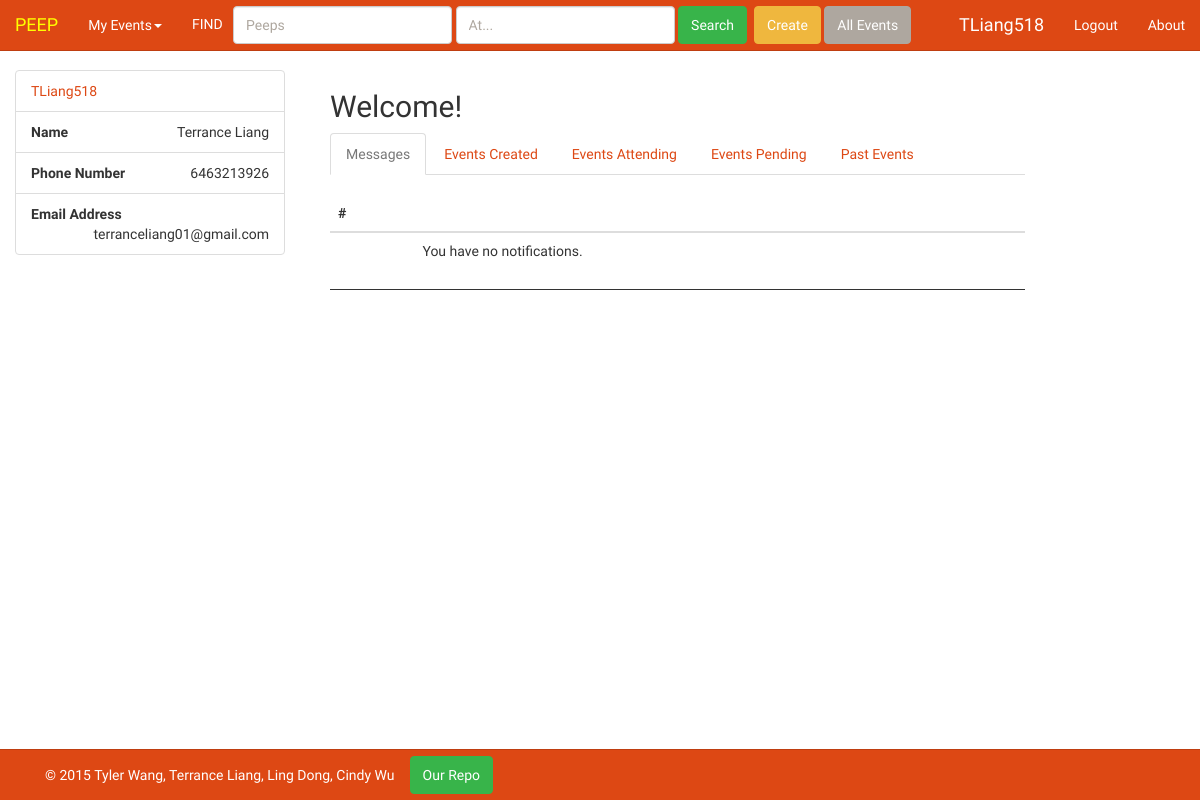
Screenshot of / (signed in) with the database file from the repository.
### tables this page shows
CREATE TABLE uinfo (username text, password text, first text, last text, phone text, email text, facebook text);

### app.py (the view, shortened to what this page needs)
@app.route("/",methods=['GET','POST'])
def home():
    if 'username' in session:
        requests = manager.getRequests(session['username'])
        requests.reverse()
        username = session['username']
        first = manager.getFirst(username)
        last = manager.getLast(username)
        email = manager.getEmail(username)
        phone = manager.getPhone(username)
        events = manager.getEventData()
        created = manager.getCreated(username)
        created.reverse()
        accepted= manager.getAccepted(username)
        accepted.reverse()
        pending=manager.getPending(username)
        pending.reverse()
        pastevents=manager.getAcceptedPast(username)
        pastevents.reverse()
        print pastevents
        return render_template("home.html", session=session, requests=requests, created=created, accepted=accepted, pending=pending, events=events,username=username,first=first,last=last,phone=phone,email=email, pastevents=pastevents)
    return render_template("home.html")

### utils/manager.py (called while the page is built)
def getItem(table,ovalue,oindex,rindex):
    conn = sqlite3.connect("databases/users.db")
    c = conn.cursor()
    command = "select * from '" + table +"'"
    c.execute(command)
    tabledata=c.fetchall()
    for d in tabledata:
        if ovalue==d[oindex]:
            value = d[rindex]
    conn.close()
    return value

def getFirst(n):
    first = getItem("uinfo",n,0,2)
    return first

def getLast(n):
    last = getItem("uinfo",n,0,3)
    return last

def getPhone(n):
    phone = getItem("uinfo",n,0,4)
    return phone

def getEmail(n):
    email = getItem("uinfo",n,0,5)
    return email

def getEventData():
    conn = sqlite3.connect("databases/events.db")
    c = conn.cursor()
    command = "select * from events"
    c.execute(command)
    tabledata=c.fetchall()
    conn.close()
    return tabledata

def getCreated(username):
    conn = sqlite3.connect("databases/events.db")
    c = conn.cursor()
    command = "select * from 'events' where username='"+username+"' AND (status='Ongoing' OR status='Expired')"
    c.execute(command)
    created = c.fetchall()
    conn.commit()
    conn.close()
    return created

def getPending(username):
    conn = sqlite3.connect("databases/requests.db")
    c = conn.cursor()
    command = "select * from 'requests' where sender='"+username+"'"
    c.execute(command)
    pending = c.fetchall()
    conn.commit()
    conn.close()
    return pending

def getRequests(username):
    conn = sqlite3.connect("databases/requests.db")
    c = conn.cursor()
    command = "select * from 'requests' where receiver='"+username+"'"
    c.execute(command)
    tabledata=c.fetchall()
    return tabledata

def getAccepted(username):
    conn = sqlite3.connect("databases/events.db")
    c = conn.cursor()
    command = "CREATE TABLE IF NOT EXISTS '" + username +"' (event)"
    c.execute(command)
    command = "select * from '"+username+"'"
    c.execute(command)
    events = getEventData()
    tabledata=c.fetchall()
    accepted = []
    for data in tabledata:
        print events[int(data[0])-1]
        if events[int(data[0])-1][8]=="Ongoing" or events[int(data[0])-1][8]=="Expired":
            accepted.append(int(data[0]))
        elif events[int(data[0])-1][8]=="Removed":
            command = "delete from '"+username+"' where event='"+str(int(data[0]))+"'"
            c.execute(command)
            conn.commit()
    return accepted

### templates/home.html (shortened to what this page needs)
{% extends 'base.html' %}
{% block table %}
  <div class='col-md-10'>
    <h2>Welcome!</h2>
    {% if 'username' in session %}
    <div id="dashboard">
      <ul class="nav nav-tabs" id="myTab">
        <li class="active"><a href="#messages" data-toggle="tab">Messages</a></li>
        <li><a href="#created" data-toggle="tab">Events Created</a></li>
        <li><a href="#attending" data-toggle="tab">Events Attending</a></li>
        <li><a href="#pending" data-toggle="tab">Events Pending</a></li>
	<li><a href="#past" data-toggle="tab"> Past Events </a> </li>
      </ul>
      <div class="tab-content">
        <div class="tab-pane active" id="messages">
          <div class="table-responsive">
            <table class="table table-hover" id="myTable">
              <thead>
                <tr width="75px">
                  <th>#</th>
                  <th></th>
                </tr>
              </thead>
              <tbody id="items">
		{% set ctr = 1 %}
		{% if requests|length == 0 %}
		<br>
		<tr width="75px"><td></td><td>You have no notifications.</td></tr>
		{% endif %}
              </tbody>
            </table>
            <hr>
          </div>
	</div>
		{% set ctr = 1 %}
		{% set ctr = 1 %}
		{% set ctr = 1 %}
		{% set ctr = 1 %}
      </div>
    {% endif %}
  </div>
{% endblock %}

### templates/base.html (shortened to what this page needs)
<!DOCTYPE html>
<html lang="en">
  <head>
    <link href="/static/css/bootstrap.min.css" rel="stylesheet">
    <link href="../static/css/simple-sidebar.css" rel="stylesheet">
    <link href="../static/css/custom.css" rel="stylesheet">
  </head>
  <body>
    <br>
    {% if 'username' in session %}
    <div id="wrapper">
      <div class="col-sm-3">
        <ul class="list-group">
          <li class="list-group-item text-muted"><a href="/profile/{{username}}">{{username}}</a></li>
          <li class="list-group-item text-right"><span class="pull-left"><strong>Name</strong></span>{{first}} {{last}}</li>
          <li class="list-group-item text-right"><span class="pull-left"><strong>Phone Number</strong></span> {{phone}}</li>
	  <li class="list-group-item text-right"><span class="pull-left"><strong>Email Address</strong></span> {{email}}</li>
        </ul>
      </div>
      {% endif %}
      {% if 'username' in session %}
      <div class="col-sm-9">
      {% else %}
      <div class="col-sm-12">
	{% endif %}
	{% block table %}
	{% endblock table %}
	<br><br><br>
      </div>
      <nav class="navbar navbar-default navbar-fixed-top" role="navigation">
	<div class="container-fluid">
          <div class="navbar-header">
	    {% block name %}
	    <a class="navbar-brand" href="/">
	      <font color="yellow">PEEP</font>
	    </a>
	    {% endblock name %}
	  </div>
          <div class="collapse navbar-collapse" id="bs-example-navbar-collapse-1">
	    <ul class="nav navbar-nav">
	      <li class="dropdown">
		<a class="dropdown-toggle" data-toggle="dropdown" role="button" aria-expanded="false">My Events<span class="caret"></span></a>
	      </li>
	      <div id='navbar' class="navbar-form navbar-left">
		<form class="navbar-left" role="search" method="post" action="/events">
		  <div class="form-group">
		    <font color="white">FIND</font>&nbsp;&nbsp;
		    <input type="text" name="peep" class="form-control" placeholder="Peeps" value=''>
		    <input type="text" name="at" class="form-control" placeholder="At..." value=''>
		    <button type="submit" class="btn btn-success">Search</button>
		  </div>
		</form>
		<a id="create" class="btn btn-warning" href="/create">Create</a>
		<a id="events" class="btn btn-default" href="/events">All Events</a>
	      </div>
            </ul>
            <ul class="nav navbar-nav navbar-right">
              {% block navcompright %}
	      {% if 'username' in session %}
	      <a class="navbar-brand" href="/profile/{{session['username']}}">{{session['username']}}</a>
	      <li><a href="/logout">Logout</a></li>
	      {% else %}
	      <li><a href="/register">Sign Up</a></li>
	      <li><a href="/login">Login</a></li>
	      {% endif %}
	      <li><a href="/about">About</a></li>
              {% endblock navcompright %}
            </ul>
          </div>
	</div>
      </nav>
    </div>
    <div id="footer" class="navbar navbar-default navbar-fixed-bottom">
      <div class="container">
	<p class="navbar-text text-muted">© 2015  Tyler Wang, Terrance Liang, Ling Dong, Cindy Wu
	</p>
	<a href="https://github.com/CinWu/peep" class="navbar-btn btn-success btn">Our Repo</a>
      </div>
    </div>
  </body>
</html>

### static/css/simple-sidebar.css (style rules this page uses)
#wrapper { padding-left: 250px; -webkit-transition: all 0.5s ease; -moz-transition: all 0.5s ease; -o-transition: all 0.5s ease; transition: all 0.5s ease; }
@media (min-width:768px) { #wrapper { padding-left: 0px; } }

### static/css/custom.css (style rules this page uses)
* { margin: 0; }
html { height: 100% }
body { height: 100%; padding-top: 50px; padding-bottom: 50px; }
hr { border: none; height: 1px; color: #333; background-color: #333; }

### rows the page displays
uinfo: first "Terrance", last "Liang", phone "6463213926", email "terranceliang01@gmail.com"

### other values shown
{{ username }} "TLiang518"
{{ session['username'] }} "TLiang518"
